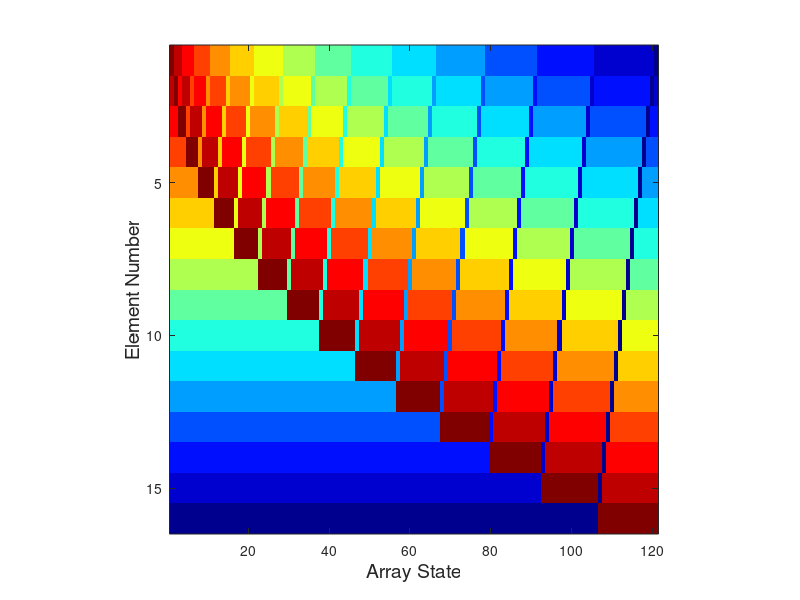

The MATLAB source for this figure:
%%%%%%%%%%%%%%%%%%%%%%%%%%%%%%%%%%%%%%%%%%%%%%%%%%%%%%%%%%%%%%%%%%%%%%%%%%%
% Title:    Insertion Sort Algorithm Visualisation for Reversed Arrays
%%%%%%%%%%%%%%%%%%%%%%%%%%%%%%%%%%%%%%%%%%%%%%%%%%%%%%%%%%%%%%%%%%%%%%%%%%%
clear all;
close all;
clc;
N = 16;     % Length of array to be sorted
V = N:-1:1; % Generate an array containing integers from N down to 1

changeNumber                 = 1;
arrayState(1:N,changeNumber) = V;
changeNumber                 = changeNumber + 1;

disp(['Array to be sorted: ' num2str(V)]);

for i = 2:N % Starting sort from second element 
    index = i;    
    while((index > 1) && (V(index) < V(index-1))) % while element is bigger than element before
        temp = V(index);
        V(index) = V(index-1);
        V(index-1) = temp;
        index = index-1;
        arrayState(1:N,changeNumber) = V;
        changeNumber = changeNumber + 1;
    end
end

disp(['Array sorted: ' num2str(V)]);

figure;
imagesc(arrayState);
axis square;
colormap jet;
ylabel('Element Number','FontSize',14);
xlabel('Array State','FontSize',14);
% Store High-resolution Image Suitable for use in Reports
print -f1 -r300 -dbmp insertionSortVisualisation.bmp